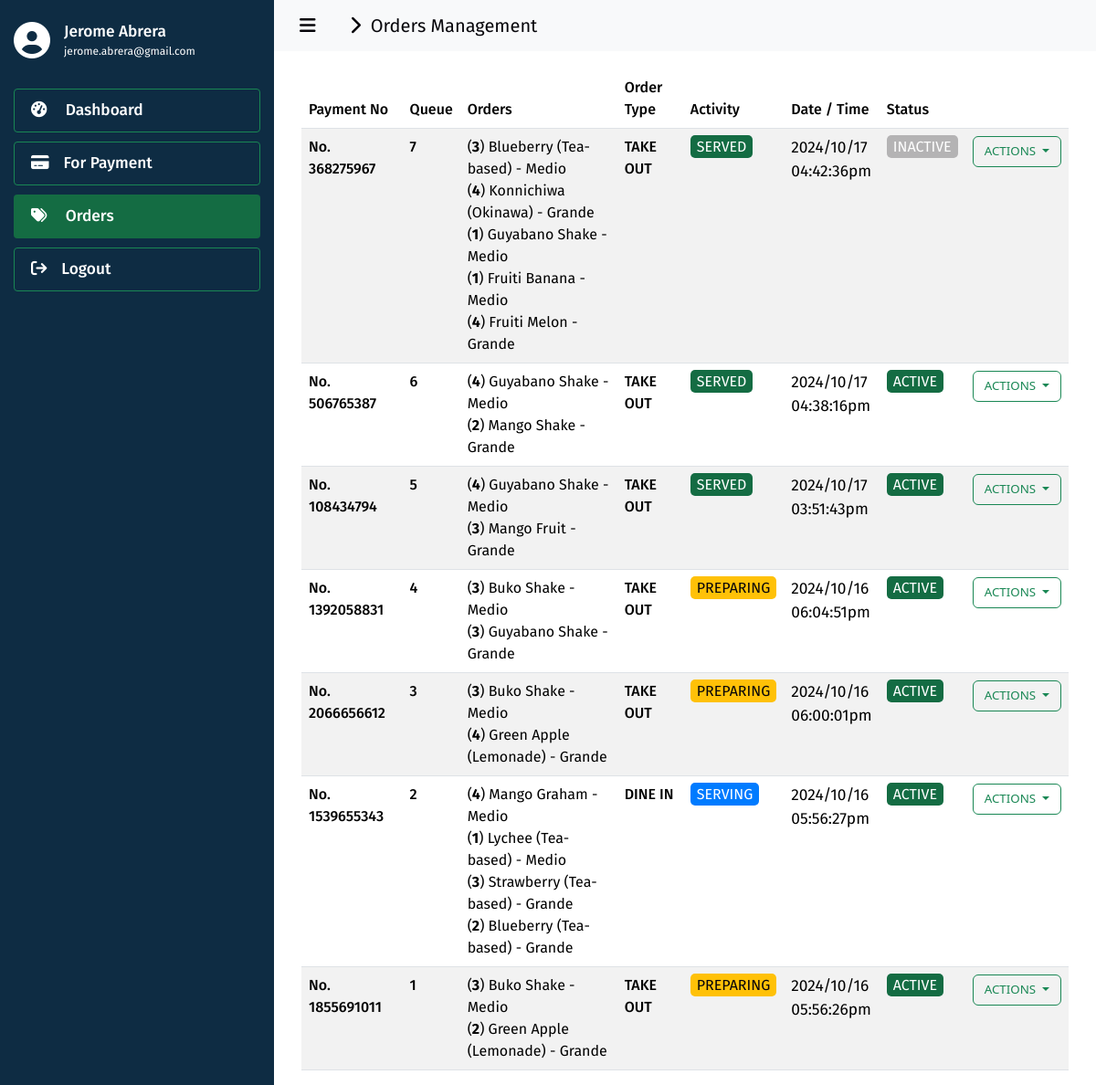
The app's page /admin/orders/index.php (signed in), older data.
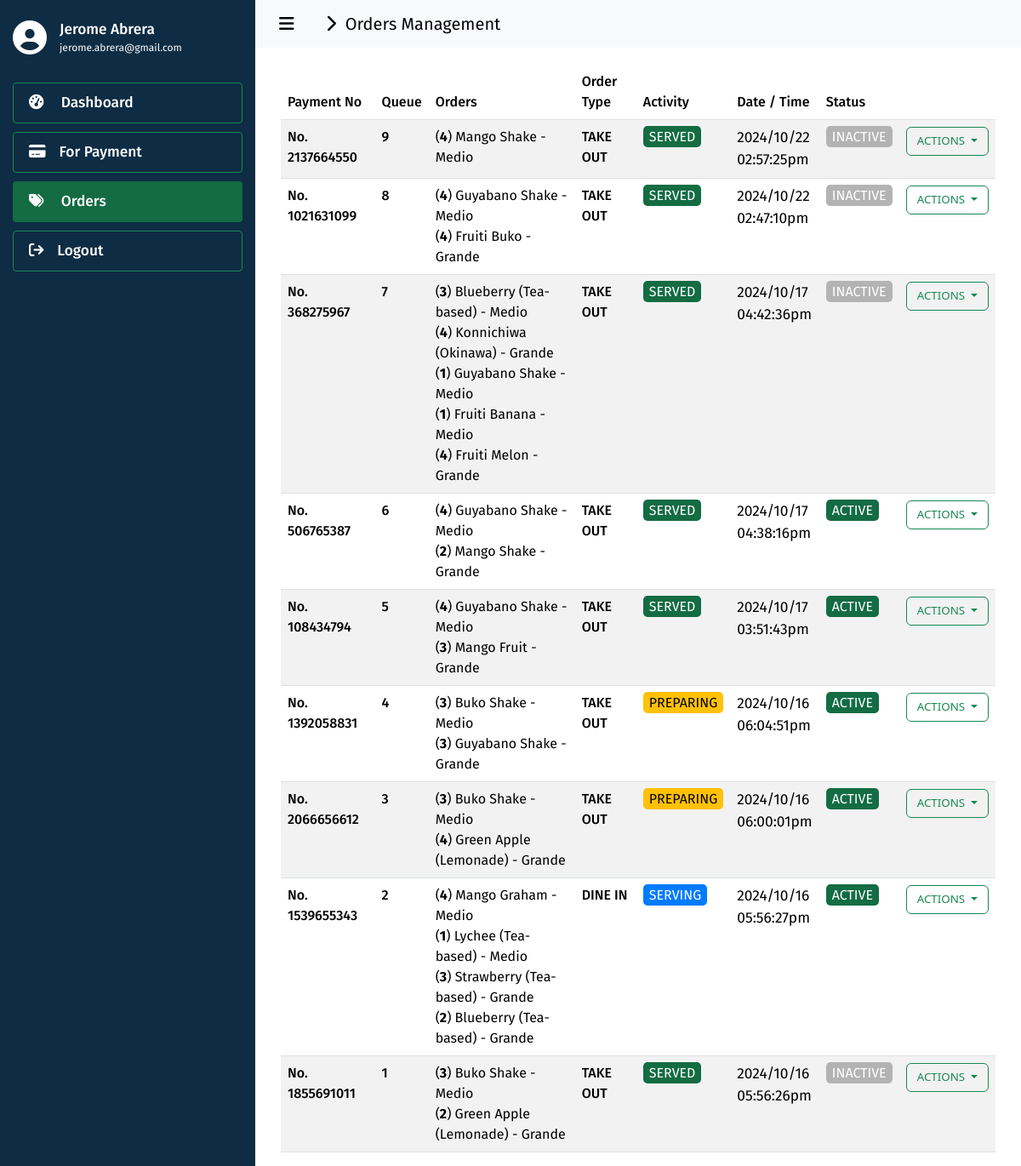
The same page, newer data.
### tables this page shows
CREATE TABLE `queue` (
  `id` int(11) NOT NULL,
  `queue_payment_no` varchar(255) NOT NULL,
  `queue_number` varchar(255) NOT NULL,
  `queue_serving` varchar(255) NOT NULL,
  `queue_date` varchar(255) NOT NULL,
  `queue_time` varchar(255) NOT NULL,
  `queue_status` varchar(255) NOT NULL
);

CREATE TABLE `queue_orders` (
  `id` int(11) NOT NULL,
  `queue_number_id` int(11) NOT NULL,
  `queue_order` varchar(1000) NOT NULL,
  `queue_order_type` varchar(255) NOT NULL,
  `queue_date` varchar(255) NOT NULL,
  `queue_time` varchar(255) NOT NULL
);

### admin/orders/index.php (the view, shortened to what this page needs)
<?php
  include('../../utils/connections.php');
?>
<!DOCTYPE html>
<html lang="en">
  <head>
    <link
      href="https://cdn.jsdelivr.net/npm/bootstrap@5.3.3/dist/css/bootstrap.min.css"
      rel="stylesheet"
    >
    <link href="https://cdn.datatables.net/2.0.5/css/dataTables.bootstrap5.css" rel="stylesheet">
    <link rel="stylesheet" href="../../assets/css/global.css" />
    <link rel="stylesheet" href="./css/index.css" />
  </head>
  <body>
    <div class="div-classic-side-bar">
      <div class="div-sidebar-logo">
        <i class="fa-solid fa-circle-user color-white" style="font-size: 30pt; margin-top: -8px"></i>
        <div>
          <h4 class="color-white fira-sans-medium h6-title-name">
            <?php
              echo $_SESSION['first_name']." ".$_SESSION['last_name'];
            ?>
          </h4>
          <p class="color-white fira-sans-regular p-title-email">
            <?php
              echo $_SESSION['email'];
            ?>
          </p>
        </div>
      </div>
      <div class="div-siderbar-menu-links">
        <button
          id="btn-dashboard"
          class="btn btn-outline-success btn-sm
            fira-sans-medium
            size-13
            color-dark
            btn-menu
            btn-menu-selected"
          type="button">
          <i class="fa-solid fa-gauge-high"></i><span style="padding-left: 16px">&nbsp;Dashboard</span>
        </button>
        <button
          id="btn-for-payment"
          class="btn btn-outline-success btn-sm
            fira-sans-medium
            size-13
            color-dark
            btn-menu
            btn-menu-selected"
          type="button">
          <i class="fa-solid fa-credit-card"></i><span style="padding-left: 16px">For Payment</span>
        </button>
        <button
          id="btn-orders"
          class="btn btn-success btn-sm
            fira-sans-medium
            size-13
            color-dark
            btn-menu
            btn-menu-selected
            active"
          type="button">
          <i class="fa-solid fa-tags"></i><span style="padding-left: 16px">&nbsp;Orders</span>
        </button>
        <button
          id="btn-logout"
          class="btn btn-outline-success btn-sm
            fira-sans-medium
            size-13
            color-dark
            btn-menu
            btn-menu-selected"
          type="button">
          <i class="fa-solid fa-arrow-right-from-bracket"></i><span style="padding-left: 16px">Logout</span>
        </button>
      </div>
    </div>
    <div class="div-classic-container">
      <nav class="navbar navbar-expand-lg navbar-light bg-light">
        <div class="container-fluid">
          <a class="navbar-brand fira-sans-regular color-dark a-navbar-path" href="#" style="cursor: default;">
            &nbsp;&nbsp;&nbsp;<i id="navbar-control" class="fa-solid fa-bars" style="cursor: pointer"></i>
            <i class="fa-solid fa-chevron-right"></i>
            &nbsp;Orders Management
          </a>
        </div>
      </nav>
      <div class="container" style="padding-inline: 30px; margin-top: 20px;">
        <table id="data" class="table table-striped" style="width:100%">
          <thead>
            <tr>
              <th class="fira-sans-medium">Payment No</th>
              <th class="fira-sans-medium">Queue</th>
              <th class="fira-sans-medium">Orders</th>
              <th class="fira-sans-medium">Order Type</th>
              <th class="fira-sans-medium">Activity</th>
              <th class="fira-sans-medium">Date / Time</th>
              <th class="fira-sans-medium">Status</th>
              <th class="fira-sans-medium"></th>
            </tr>
          </thead>
          <tbody>
            <?php
              $fetch_query = "SELECT * FROM `queue` ORDER BY id DESC";
              $result = $conn->query($fetch_query);
              if ($result->num_rows > 0) {
                while ($row = $result->fetch_assoc()) {
                  $queue_id = $row['id'];
                  $queue_payment_no = $row['queue_payment_no'];
                  $queue_number = $row['queue_number'];
                  $queue_serving = $row['queue_serving'];
                  $queue_date = $row['queue_date'];
                  $queue_time = $row['queue_time'];
                  $queue_status = $row['queue_status'];
                  $fetch_query = "SELECT * FROM `queue_orders` WHERE queue_number_id = ".$queue_id." LIMIT 1";
                  $orders_result = $conn->query($fetch_query);
                  if ($orders_result->num_rows > 0) {
                    $orders_row = $orders_result->fetch_assoc();
                    $queue_order = $orders_row['queue_order'];
                    $queue_order_type = $orders_row['queue_order_type'];
                    $serving_span_class = 'badge-warning';
                    if ($queue_serving == 'PREPARING') {
                      $serving_span_class = 'badge-warning';
                    } else if ($queue_serving == 'SERVING') {
                      $serving_span_class = 'badge-primary';
                    } else if ($queue_serving == 'SERVED') {
                      $serving_span_class = 'badge-enabled';
                    }
                    $status_span_class = 'badge-disabled';
                    if ($queue_status == 'ACTIVE') {
                      $status_span_class = 'badge-enabled';
                    }
                    $serving_state = '';
                    if ($queue_serving == 'PREPARING') {
                      $serving_state = '';
                    } else if ($queue_serving == 'SERVING') {
                      $serving_state = 'disabled';
                    } else if ($queue_serving == 'SERVED') {
                      $serving_state = 'disabled';
                    }
                    $served_state = '';
                    if ($queue_serving == 'PREPARING') {
                      $served_state = 'disabled';
                    } else if ($queue_serving == 'SERVING') {
                      $served_state = '';
                    } else if ($queue_serving == 'SERVED') {
                      $served_state = 'disabled';
                    }
                    $orders = '';
                    $d_order = json_decode($queue_order, true);
                    foreach ($d_order as $order) {
                      $item = $order['item'];
                      $quantity = intval($order['quantity']);
                      $size = $order['size'];
                      $orders .= '(<b>'.strval($quantity).'</b>) '.$item.' - '.$size.'<br/>';
                    }
                    echo '
                      <tr>
                        <td class="color-brown fira-sans-medium">No. '.$queue_payment_no.'</td>
                        <td class="color-dark fira-sans-medium">
                          '.$queue_number.'
                        </td>
                        <td class="color-dark fira-sans-regular">
                          '.$orders.'
                        </td>
                        <td class="color-dark fira-sans-medium">
                          '.$queue_order_type.'
                        </td>
                        <td class="fira-sans-regular">
                          <span class="'.$serving_span_class.'">'.$queue_serving.'</span>
                        </td>
                        <td class="color-dark fira-sans-regular size-13">
                          '.$queue_date.'<br/>'.$queue_time.'
                        </td>
                        <td class="fira-sans-regular">
                          <span class="'.$status_span_class.'">'.$queue_status.'</span>
                        </td>
                        <td>
                          <div class="dropdown">
                            <button class="btn btn-outline-success dropdown-toggle size-10" type="button" id="dropdownMenuButton1" data-bs-toggle="dropdown" aria-expanded="false">
                              ACTIONS
                            </button>
                            <ul class="dropdown-menu" aria-labelledby="dropdownMenuButton1">
                              <li><a class="dropdown-item disabled" href="#">Change to Preparing</a></li>
                              <li><a class="dropdown-item '.$serving_state.'" href="../../actions/serving.php?queue_id='.$queue_id.'">Change To Serving</a></li>
                              <li><a class="dropdown-item '.$served_state.'" href="../../actions/serve.php?queue_id='.$queue_id.'">Change To Served</a></li>
                            </ul>
                          </div>
                        </td>
                      </tr>
                    ';
                  }
                }
              }
            ?>
          </tbody>
        </table>
      </div>
    </div>
  </body>
</html>

### assets/css/global.css (style rules this page uses)
* { margin: 0; }
:root { --medium-yellow: #ffcd60; --light-yellow: #fee893; --medium-dark: #181f29; --dark: #06050a; --brown: #594837; --white: #ffffff; }
.color-dark { color: var(--dark); }
.color-brown { color: var(--brown); }
.color-white { color: var(--white); }
.fira-sans-regular { font-family: "Fira Sans", sans-serif; font-weight: 400; font-style: normal; }
.fira-sans-medium { font-family: "Fira Sans", sans-serif; font-weight: 500; font-style: normal; }
.size-10 { font-size: 10pt !important; }
.size-13 { font-size: 13pt !important; }

### admin/orders/css/index.css (style rules this page uses)
* { margin: 0; }
:root { --medium-yellow: #ffcd60; --light-yellow: #fee893; --medium-dark: #181f29; --dark: #06050a; --brown: #594837; --super-light-white: #f5f4f4; --light-white: #F0F0F0; --medium-white: #bababa; --white: #ffffff; }
.div-classic-side-bar { position: fixed; left: 0px; top: 0px; bottom: 0px; width: 300px; background-color: #0E2C43; }
.div-sidebar-logo { display: flex; align-items: center; gap: 15px; padding-inline: 15px; margin-top: 25px; }
.h6-title-name { font-size: 13pt; margin-bottom: 0px !important; }
.p-title-email { font-size: 9pt; line-height: 0px; margin-top: 10px; }
.div-siderbar-menu-links { flex: 1; display: flex; flex-direction: column; padding-inline: 15px; padding-top: 25px; gap: 10px; }
.btn-menu { text-align: left; padding-top: 10px !important; padding-bottom: 10px !important; padding-left: 18px;; color: var(--white); }
.btn-menu.active { border-color: transparent; color: var(--white) }
.div-classic-container { padding-left: 300px; }
.badge-enabled { background-color: #146c43; color: var(--white); padding-inline: 7px; padding-block: 3px; border-radius: 5px; }
.badge-warning { background-color: #ffc107; color: var(--dark); padding-inline: 7px; padding-block: 3px; border-radius: 5px; }
.badge-disabled { background-color: #b4b3b4; color: var(--white); padding-inline: 7px; padding-block: 3px; border-radius: 5px; }
.badge-primary { background-color: #007bff; color: var(--white); padding-inline: 7px; padding-block: 3px; border-radius: 5px; }

Row changes from the older to the newer data that the page shows:
added queue: queue_payment_no "2137664550", queue_number "9", quantity "4", item "Mango Shake", size "Medio", queue_orders.queue_order_type "TAKE OUT", queue_serving "SERVED", queue_date "2024/10/22", queue_time "02:57:25pm", queue_status "INACTIVE"
added queue: queue_payment_no "1021631099", queue_number "8", quantity "4", item "Guyabano Shake", size "Medio", item "Fruiti Buko", size "Grande", queue_orders.queue_order_type "TAKE OUT", queue_serving "SERVED", queue_date "2024/10/22", queue_time "02:47:10pm", queue_status "INACTIVE"
changed queue "05:56:26pm": queue_serving "PREPARING" → "SERVED"; queue_status "ACTIVE" → "INACTIVE"
